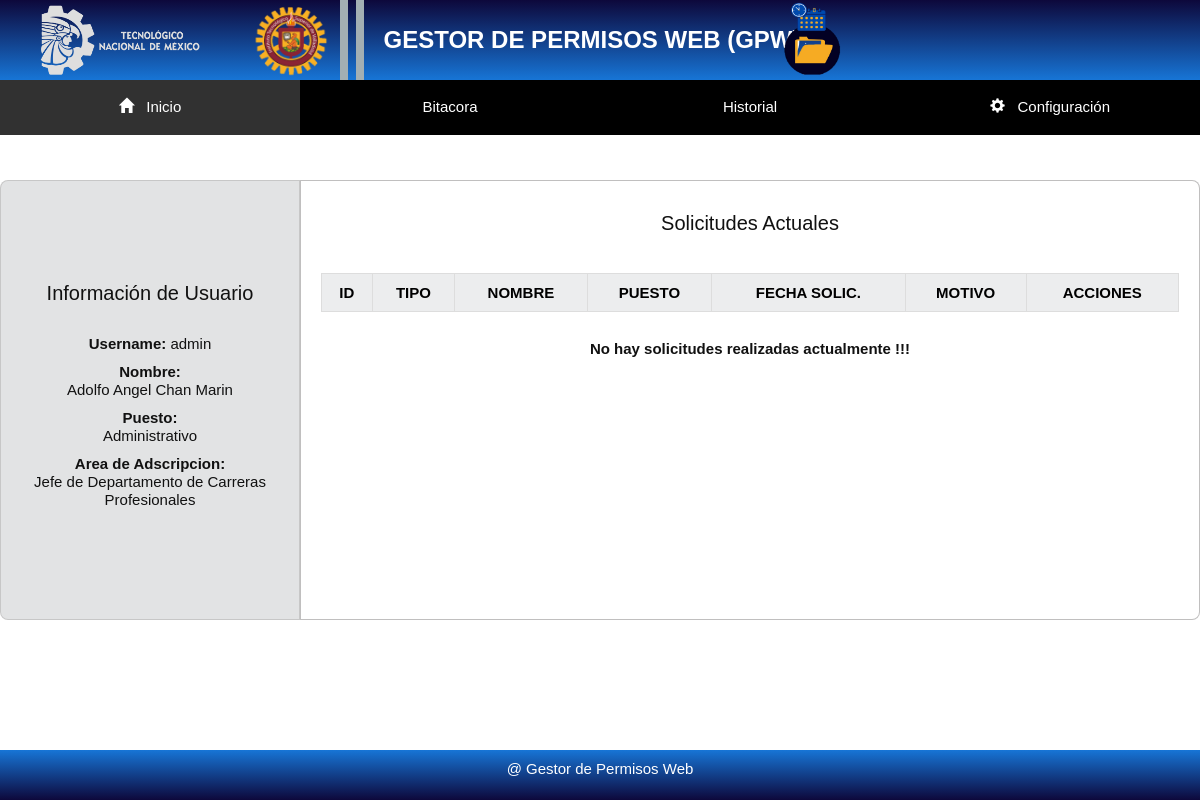
The page /ROL3/Inicio3.php (signed in) on the database its author committed.
### tables this page shows
CREATE TABLE IF NOT EXISTS `perfil` (
  `id` smallint NOT NULL AUTO_INCREMENT,
  `nombre` text NOT NULL,
  `apellido` text NOT NULL,
  `sexo` varchar(50) NOT NULL,
  `area` text NOT NULL,
  `puesto` text NOT NULL,
  `create_at` datetime DEFAULT CURRENT_TIMESTAMP,
  `update_at` datetime DEFAULT CURRENT_TIMESTAMP,
  `User_ID` smallint NOT NULL,
  PRIMARY KEY (`id`),
  KEY `User_ID` (`User_ID`)
);

### ROL3/Inicio3.php (the view, shortened to what this page needs)
<?php
include_once '../DB/Db.php';
?>
<!DOCTYPE html>
<html lang="es">
<head>
  <link rel="stylesheet" href="https://maxcdn.bootstrapcdn.com/bootstrap/3.4.0/css/bootstrap.min.css">
  <link rel="stylesheet" href="../CSS/Inicio.css">
  <link rel="stylesheet" href="../CSS/Normalize.css">
  <link rel="stylesheet" href="../assets/css/bootstrap.min.css">
  <link rel="stylesheet" href="../assets/js/bootstrap.min.js">
  <link rel="stylesheet" href="https://cdnjs.cloudflare.com/ajax/libs/font-awesome/6.4.0/css/all.min.css"
 />
</head>
<body id="texto-normal">
  <header id="barra" class="text-white">
    GESTOR DE PERMISOS WEB (GPW)
    <img src="../IMG/LogoTecNMBlanco.png" class="log1">
    <img src="../IMG/LogIts.png" class="log2">
    <img src="../IMG/Logo.png" class="log3">
    <div class="rectangulo1"></div>
    <div class="rectangulo2"></div>
  </header>
  <nav class="menu" id="texto-normal">
    <ul>
      <li class="nivel1"><a href="Inicio3.php" class="nivel1" id="hov"><span class="glyphicon glyphicon-home"></span>
          &nbsp Inicio</a></li>
      <li class="nivel1"><a href="bitacora.php" class="nivel1">Bitacora</a></li>
      <li class="nivel1"><a href="historial3.php" class="nivel1">Historial</a></li>
      <li class="nivel1"><a href="#" class="nivel1"><span class="glyphicon glyphicon-cog"></span> &nbsp;
          Configuración</a>
      </li>
    </ul>
  </nav>
  <section class="contenedor-principal">
    <div class="left-container">
      <h2>Información de Usuario</h2>
      <div>
        <?php
        if (isset($_SESSION['username'])) {
          $username = $_SESSION['username'];
          $query = "SELECT usuario.username, perfil.nombre, perfil.apellido, perfil.puesto, perfil.area
                        FROM usuario
                        JOIN perfil ON usuario.id = perfil.User_ID
                        WHERE usuario.username = '$username'";
          $result = $MySQLiconn->query($query);
          if ($result->num_rows == 1) {
            $row = $result->fetch_assoc();
            $nombre = $row['nombre'];
            $apellido = $row['apellido'];
            $puesto = $row['puesto'];
            $area = $row['area'];
            echo '<br>';
            echo '<p><h4><b>Username:</b> ' . $username . '</h4></p>';
            echo '<p><h4><b>Nombre:</b><br> ' . $nombre . ' ' . $apellido . '</h4></p>';
            echo '<p><h4><b>Puesto:</b><br> ' . $puesto . '</h4></p>';
            echo '<p><h4><b>Area de Adscripcion:</b><br> ' . $area . '</h4></p>';
          } else {
            echo 'No se encontró un usuario con el nombre de usuario proporcionado';
          }
        } else {
          echo 'Inicie sesión para ver los datos correspondientes';
        }
        ?>
      </div>
    </div>
    <div class="right-container" id="texto-centrar">
      <h2 class="bolt-lightning">Solicitudes Actuales</h2><br>
      <div class="h4">
        <br>
        <table class="table table-hover table-bordered table table-light table-striped">
          <tr>
            <td><strong>ID</strong></td>
            <td><strong>TIPO</strong></td>
            <td><strong>NOMBRE</strong></td>
            <td><strong>PUESTO</strong></td>
            <td><strong>FECHA SOLIC.</strong></td>
            <td><strong>MOTIVO</strong></td>
            <td><strong>ACCIONES</strong></td>
          </tr>
          <?php
          if (isset($_SESSION['username'])) {
            $query = "SELECT solicitud.ID, tipo_solicitud.Tipo_solicitud_nombre, perfil.nombre, perfil.puesto, solicitud.Request_at, solicitud.motivo
            FROM solicitud
            JOIN tipo_solicitud ON solicitud.Tipo_solicitud_ID = tipo_solicitud.ID
            JOIN perfil ON solicitud.User_ID = perfil.User_ID
            WHERE solicitud.Estado_ID NOT IN (31, 32, 33)";
            $result = $MySQLiconn->query($query);
            if ($result->num_rows > 0) {
              while ($row = $result->fetch_assoc()) {
                $solicitudID = $row['ID'];
                $tipoSolicitudNombre = $row['Tipo_solicitud_nombre'];
                $nombre = $row['nombre'];
                $puesto = $row['puesto'];
                $requestAt = $row['Request_at'];
                $motivo = $row['motivo'];
                echo '<tr>';
                echo '<td>' . $solicitudID . '</td>';
                echo '<td>' . $tipoSolicitudNombre . '</td>';
                echo '<td>' . $nombre . '</td>';
                echo '<td>' . $puesto . '</td>';
                echo '<td>' . $requestAt . '</td>';
                echo '<td>' . $motivo . '</td>';
                echo '<td><a href="../ROL3/view3.php?id=' . $solicitudID . '" class="btn btn-info btn-lg">
              <span class="glyphicon glyphicon-eye-open"></span> Ver mas..
              </a>
                    </td>';
                echo '</tr>';
              }
            } else {
              echo '</table>';
              echo '<div>';
              echo '<br>';
              echo '<strong>No hay solicitudes realizadas actualmente !!!</strong>';
              echo '</div>';
            }
          } else {
            echo 'Inicie sesión para ver los datos correspondientes';
          }
          ?>
        <br>
      </div>
    </div>
  </section>
  <footer class="sfooter">
    <div id="texto-centrar" class="text-white">
      <h4>@ Gestor de Permisos Web</h4>
    </div>
  </footer>
</body>
</html>

### CSS/Inicio.css (style rules this page uses)
* { margin: 0; padding: 0; }
body { font-family: sans-serif; color: #FFFFFF; }
#texto-normal { font-family: sans-serif; color: #111111; }
.text-white { font-family: sans-serif; color: white; }
#texto-centrar { text-align: center; }
#hov { background-color:rgb(49, 49, 49) ; }
#barra { width: 100%; height: 80px; display:flex; justify-content:center; align-items: center; font-family: Sans-serif; font-size: 24px; font-weight: 700; background: linear-gradient(180deg, #0D083B, #1775D6); position: fixed; z-index: 100; top: 0; }
.log1 { left: 40px; width: 160px; height: 70px; position: absolute; display: flex; align-items: center; }
.log2 { left: 250px; width: 80px; height: 80px; position: absolute; display: flex; align-items: center; }
.log3 { width: 80px; height: 80px; position: absolute; right: 29%; display: flex; align-items: center; }
.rectangulo1 { width: 8px; height: 80px; position: relative; right: 37%; background-color: rgb(163, 175, 179); }
.rectangulo2 { width: 8px; height: 80px; position: relative; right: 39%; background-color: rgb(163, 175, 179); }
.menu { text-align: center; font-family: sans-serif; font-size: 15px; width: 100%; position:fixed; z-index: 100; top: 80px; }
.menu ul { list-style-type: none; margin: 0px 0px 0px; padding: 0px 0px 0px 0px; }
.menu ul li { width: 25%; }
.menu ul li a { display: block; text-decoration: none; color: #fff; background: black; padding: 16px; }
.menu ul li.nivel1 { float: left; margin-right: 0px; }
.menu ul li a.nivel1, #menu ul li a.nivel2 { display: block; position: relative; }
nav li { margin-right: 12px; }
.contenedor-principal { width: 100%; display: grid; grid-template-columns: 1fr 3fr; }
.left-container { width: 100%; text-align: center; padding: 10rem 2rem; background-color: #c4c7c97e; border: solid 1px #b9b8b8a4; border-radius: 8px 0px 0px 8px ; position: relative; top: 180px; }
.right-container { padding: 3rem 2rem; background-color: white; border: solid 1px #9796969a; border-radius: 0px 8px 8px 0px ; position: relative; top: 180px; }
.sfooter { width: 100%; height: 50px; font-family: Sans-serif; padding: 1rem; font-size: 16px; background: linear-gradient(180deg, #1775D6, #0D083B); position: fixed; z-index: 100; bottom: 0; }

### rows shown on the page
perfil: nombre "Adolfo Angel", apellido "Chan Marin", puesto "Administrativo", area "Jefe de Departamento de Carreras Profesionales"

### other values the page prints
$username "admin"
